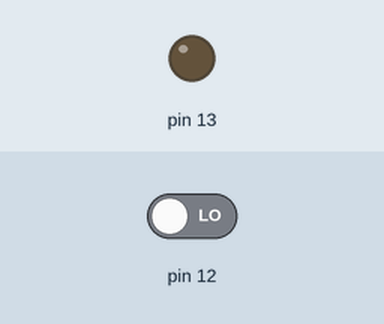
Simulated run of this sketch. Board: Arduino Uno, built with avr-gcc and run on an emulated ATmega328P. On the bench: output pins drawn as LEDs (lit = HIGH). The test bench sets the inputs (shaded band); at power-on: pin 12 LOW.

Above: at 1.2 s.
1.3 s: pin 12 driven HIGH
At 1.7 s:
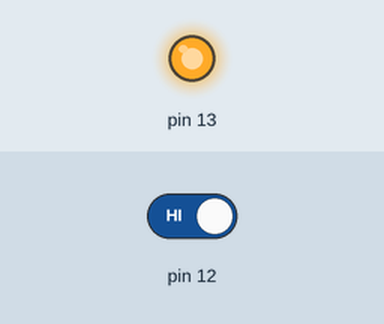
2.8 s: pin 12 driven LOW
At 4.1 s:
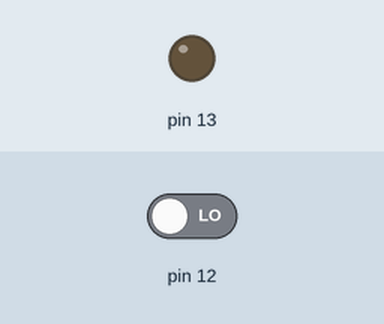
Timing chart, 0 to 5.8 s (numbered marks = the images above; inputs shaded):
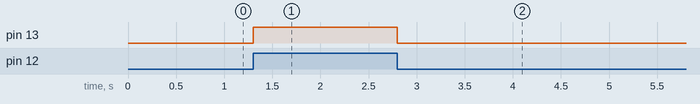

The sketch:

prj_piano.ino
```cpp
/*******************************************
      ROBOCORE ARDUINO KIT INICIANTE
            PRJ PIANO
*******************************************/
//basic struct for R/W
typedef struct{
  byte pin: 6;
  byte mode: 1;
  byte state: 1;
}DigitalPin;

//R/W for Analog Pin
typedef struct{
  byte pin: 6;
  byte value: 10;
}AnalogPin;

//-------------------------------------------
struct LedButtonCircuit{
  DigitalPin button;
  DigitalPin led;
  void doSetup();
  void doLoop();
};

void LedButtonCircuit::doSetup(){
  LedButtonCircuit thisCircuit = *this;
  pinMode(thisCircuit.led.pin, OUTPUT);
  pinMode(thisCircuit.button.pin, INPUT);
}

void LedButtonCircuit::doLoop(){
  LedButtonCircuit thisCircuit = *this;
  thisCircuit.button.state = digitalRead(thisCircuit.button.pin);
  if(thisCircuit.button.state == HIGH){
    digitalWrite(thisCircuit.led.pin, HIGH);
  }else{
    digitalWrite(thisCircuit.led.pin, LOW);
  }
}
//-------------------------------------------


//--------------------------------------------

LedButtonCircuit redCircuit ={
  {12, INPUT, 0}//button
  ,{13, OUTPUT, 0}//led
};

DigitalPin  buzzer = {4, OUTPUT, 0};

int tune = 0;

void setup(){
  redCircuit.doSetup();
}


void loop(){
  redCircuit.doLoop();
  if(redCircuit.button.state){
    tune = 100;
  }
  while(tune > 0){
    digitalWrite(buzzer.pin, HIGH);
    delay(tune); //delay ~= wave length
    digitalWrite(buzzer.pin, LOW);
    delay(tune);
    tune = 0;

    digitalWrite(redCircuit.led.pin, LOW);
  }

}
```

Measured:
- after the input at 1.3 s, pin 13: LOW → HIGH at once
- after the input at 2.8 s, pin 13: HIGH → LOW at once
